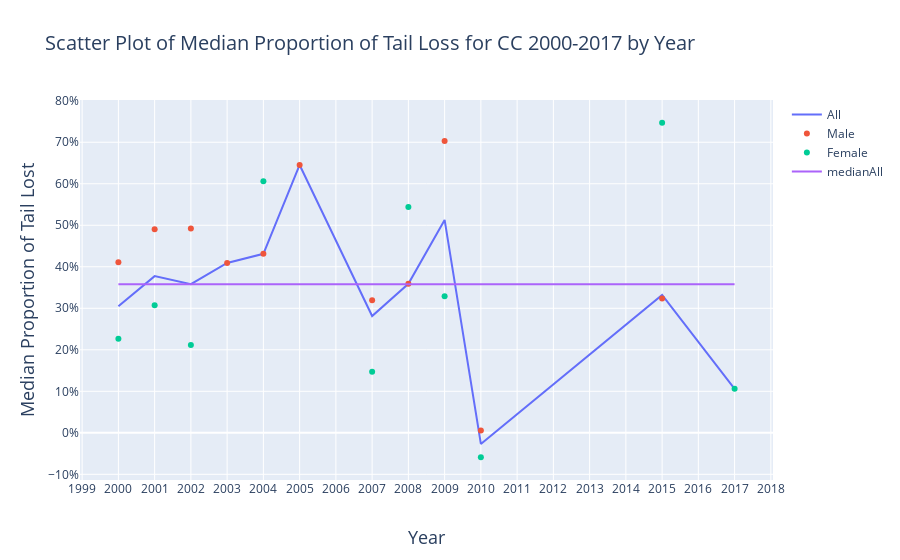

Notebook cell for this chart:
### Code cell
male = go.Scatter(x=dfYearlyEst.loc[(dfYearlyEst.autotomized)&(dfYearlyEst.sex=='m')]['year'],
          y=dfYearlyEst.loc[(dfYearlyEst.autotomized)&(dfYearlyEst.sex=='m')]['50%'],
                  name = 'Male',mode='markers')
female = go.Scatter(x=dfYearlyEst.loc[(dfYearlyEst.autotomized)&(dfYearlyEst.sex=='f')]['year'],
          y=dfYearlyEst.loc[(dfYearlyEst.autotomized)&(dfYearlyEst.sex=='f')]['50%'],
                  name = 'Female',mode='markers')
All = go.Scatter(x=dfYearlyEst.loc[(dfYearlyEst.autotomized)]['year'],
          y=dfYearlyEst.loc[(dfYearlyEst.autotomized)]['50%_all'],
                    name = 'All',mode='lines',marker=dict(size=20,opacity=0.5,line=dict(width=2)))
medianAll = go.Scatter(x=[dfYearlyEst.loc[(dfYearlyEst.autotomized)]['year'].describe()['min'],
                          dfYearlyEst.loc[(dfYearlyEst.autotomized)]['year'].describe()['max']],
                      y=[dfYearlyEst.loc[(dfYearlyEst.autotomized)]['50%_all'].median(),
                        dfYearlyEst.loc[(dfYearlyEst.autotomized)]['50%_all'].median()],
                         name='medianAll',mode='lines')
data = [All,male,female,medianAll]
layout = go.Layout(
    title = 'Scatter Plot of Median Proportion of Tail Loss for CC 2000-2017 by Year',
    titlefont = dict(
        size = 20),
    xaxis = dict(
        dtick = 1,
        title = 'Year',
        titlefont = dict(
            size = 18)),
    yaxis = dict(
        title = 'Median Proportion of Tail Lost',
        tickformat = ".0%",
        titlefont = dict(
            size = 18)),
    boxmode= 'group')

fig = go.Figure(
        data = data,
        layout = layout)
# fig.update_xaxes(range=[0,dfYearlyEst.loc[(dfYearlyEst.autotomized)]['count_all'].describe()['max']+1])
# fig.update_yaxes(range=[0,1])

iplot(fig, filename = 'Scatter Plot of Median Proportion of Tail Loss for CC 2000-2017 by Year.html')
# plot(fig, filename = 'Scatter Plot of Median Proportion of Tail Loss for CC 2000-2017 by Year.html')

### Figure 1 — Plotly figure (JSON) as saved in the notebook; plotly's stock layout.template omitted (floating-point values rounded to 4 significant figures)
{"data": [{"marker": {"line": {"width": 2}, "opacity": 0.5, "size": 20}, "mode": "lines", "name": "All", "type": "scatter", "x": [2000, 2000, 2001, 2001, 2002, 2002, 2003, 2004, 2004, 2005, 2007, 2007, 2008, 2008, 2009, 2009, 2010, 2010, 2015, 2015, 2017], "y": [0.3047, 0.3047, 0.3775, 0.3775, 0.358, 0.358, 0.4093, 0.4312, 0.4312, 0.6453, 0.2814, 0.2814, 0.359, 0.359, 0.5128, 0.5128, -0.02677, -0.02677, 0.3322, 0.3322, 0.1061]}, {"mode": "markers", "name": "Male", "type": "scatter", "x": [2000, 2001, 2002, 2003, 2004, 2005, 2007, 2008, 2009, 2010, 2015], "y": [0.4108, 0.4906, 0.492, 0.4093, 0.4312, 0.6453, 0.3194, 0.359, 0.7032, 0.005355, 0.3239]}, {"mode": "markers", "name": "Female", "type": "scatter", "x": [2000, 2001, 2002, 2004, 2007, 2008, 2009, 2010, 2015, 2017], "y": [0.2265, 0.3075, 0.2116, 0.6063, 0.1469, 0.5443, 0.3289, -0.05888, 0.747, 0.1061]}, {"mode": "lines", "name": "medianAll", "type": "scatter", "x": [2000, 2017], "y": [0.358, 0.358]}], "layout": {"boxmode": "group", "title": {"font": {"size": 20}, "text": "Scatter Plot of Median Proportion of Tail Loss for CC 2000-2017 by Year"}, "xaxis": {"dtick": 1, "title": {"font": {"size": 18}, "text": "Year"}}, "yaxis": {"tickformat": ".0%", "title": {"font": {"size": 18}, "text": "Median Proportion of Tail Lost"}}}}
